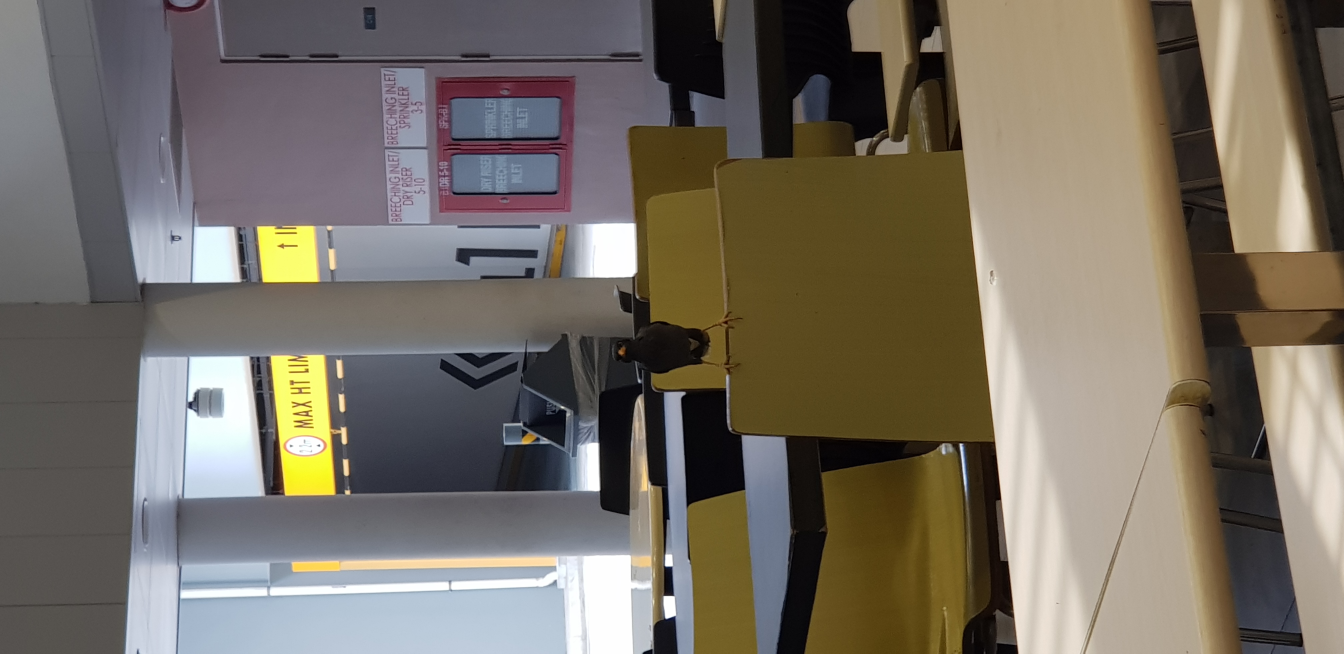
#> input picture Neural Networks and Deep Learning/images/my_image.jpg, 4032 x 1960 px, found by its file name (shown at 1/3 size)
$ jupyter execute --allow-errors '2. Logistic Regression.ipynb'
#> lines starting #> are read from the running program, lines starting #| are printed output that depends on the picture
# Logistic Regression Implementation

# 1. Packages

[cell 1]
from tqdm import tqdm
from PIL import Image
from scipy import ndimage
from sklearn.metrics import confusion_matrix, ConfusionMatrixDisplay
from sklearn.utils import shuffle
import numpy as np
import copy
import matplotlib.pyplot as plt
import seaborn as sns
import scipy
import os
import cv2
import joblib

# 2. Load Data - Cat and Dog from Kaggle

[cell 2]
class_names = ['cats',"dogs"]
class_names_label = {class_name: i for i, class_name in enumerate(class_names)}
class_names_label

[cell 3]
IMAGE_WIDTH=150
IMAGE_HEIGHT=150
IMAGE_SIZE=(IMAGE_WIDTH, IMAGE_HEIGHT)

[cell 4]
# 함수 코드 참조: https://www.kaggle.com/code/garginirmal/cnn-keras-image-classification
def load_data():
    # datasets 경로 설정
    datasets = ['data/cat and dog/training_set', 'data/cat and dog/test_set']
    output = []

    # Iterate through training and test sets
    for dataset in datasets:

        images = []
        labels = []

        print("Loading {}".format(dataset))

        # Iterate through each folder corresponding to a category
        for folder in os.listdir(dataset):
            label = class_names_label[folder]

            # Iterate through each image in our folder
            for file in tqdm(os.listdir(os.path.join(dataset, folder))):

                # Get the path name of the image
                img_path = os.path.join(os.path.join(dataset, folder), file)
                # Open and resize the img
                image = cv2.imread(img_path,cv2.IMREAD_COLOR)

                if image is None: # To account for broken images
                    continue
                #image = cv2.cvtColor(image, cv2.COLOR_BGR2RGB)
                image = cv2.resize(image, IMAGE_SIZE)
                # Append the image and its corresponding label to the output
                images.append(image)
                labels.append(label)

        images = np.array(images)
        labels = np.array(labels)

        output.append((images, labels))

    return output

#> (a cell that did not finish here is left out)

#> (a cell that did not finish here is left out)

[cell 7]
# 데이터 확인
index = 120
#> (the rest of this cell did not finish here and is left out)

# 3. Check data information

#> (a cell that did not finish here is left out)

#> (a cell that did not finish here is left out)

#> (a cell that did not finish here is left out)

#> (a cell that did not finish here is left out)

# 4. Logistic Regression Formula

**Mathematical expression of the algorithm**:

For one example $x^{(i)}$:
$$z^{(i)} = w^T x^{(i)} + b \tag{1}$$
$$\hat{y}^{(i)} = a^{(i)} = sigmoid(z^{(i)})\tag{2}$$
$$ \mathcal{L}(a^{(i)}, y^{(i)}) =  - y^{(i)}  \log(a^{(i)}) - (1-y^{(i)} )  \log(1-a^{(i)})\tag{3}$$

The cost is then computed by summing over all training examples:
$$ J = \frac{1}{m} \sum_{i=1}^m \mathcal{L}(a^{(i)}, y^{(i)})\tag{6}$$

# 5. Bulding the parts of Logistic Regression

[cell 12]
# 1. sigmoid 함수
def sigmoid(z):
    s = 1 / (1 + np.exp(-z))
    return s

[cell 13]
# 2 매개변수 초기화
# [4 lines left out: function initialize_with_zeros, not called in this run]

[cell 14]
# 3. 순전파와 역전파 함수
# [19 lines left out: function propagate, not called in this run]

[cell 15]
# 4. 최적화
# [31 lines left out: function optimize, not called in this run]

[cell 16]
# 5. predict 함수 구현하기
# [14 lines left out: function predict, not called in this run]

# 6. Merge all functions into a model

[cell 17]
# [23 lines left out: function model, not called in this run]

#> (a cell that did not finish here is left out)

#> (a cell that did not finish here is left out)

#> (a cell that did not finish here is left out)

# 7. Test my image

[cell 21]
# change this to the name of your image file
my_image = "my_image.jpg"

# We preprocess the image to fit your algorithm.
image = np.array(Image.open(my_image).resize(IMAGE_SIZE))
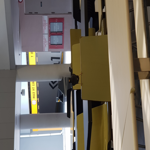
#> image: shape (150, 150, 3); mean R, G, B 118.3, 110.9, 100.1
plt.imshow(image)
image = image / 255.
#> (the rest of this cell did not finish here and is left out)
